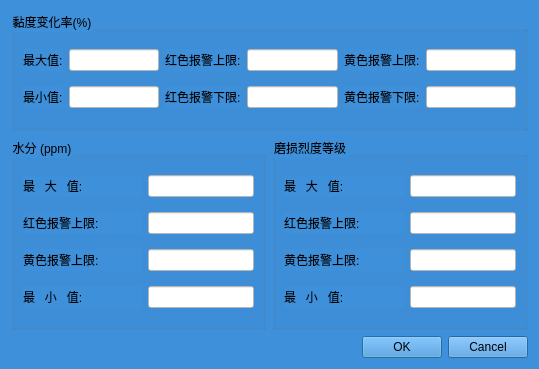
<?xml version="1.0" encoding="UTF-8"?>
<ui version="4.0">
 <class>warn</class>
 <widget class="QDialog" name="warn">
  <property name="geometry">
   <rect>
    <x>0</x>
    <y>0</y>
    <width>539</width>
    <height>369</height>
   </rect>
  </property>
  <property name="windowTitle">
   <string>Dialog</string>
  </property>
  <property name="styleSheet">
   <string notr="true">background-color: rgb(62, 144,218);</string>
  </property>
  <layout class="QGridLayout" name="gridLayout_2">
   <item row="1" column="0">
    <widget class="QGroupBox" name="groupBox_3">
     <property name="minimumSize">
      <size>
       <width>255</width>
       <height>0</height>
      </size>
     </property>
     <property name="title">
      <string>水分 (ppm)</string>
     </property>
     <layout class="QGridLayout" name="gridLayout_3">
      <item row="3" column="0">
       <widget class="QLabel" name="label_11">
        <property name="text">
         <string>黄色报警上限:</string>
        </property>
       </widget>
      </item>
      <item row="4" column="0">
       <widget class="QLabel" name="label_12">
        <property name="text">
         <string>最   小   值:</string>
        </property>
       </widget>
      </item>
      <item row="3" column="1">
       <widget class="QLineEdit" name="lineEdit_water">
        <property name="maximumSize">
         <size>
          <width>106</width>
          <height>16777215</height>
         </size>
        </property>
        <property name="styleSheet">
         <string notr="true">background-color: rgb(255, 255, 255);</string>
        </property>
        <property name="text">
         <string/>
        </property>
       </widget>
      </item>
      <item row="0" column="0">
       <widget class="QLabel" name="label_10">
        <property name="text">
         <string>最   大   值:</string>
        </property>
       </widget>
      </item>
      <item row="0" column="1">
       <widget class="QLineEdit" name="lineEdit_watermax">
        <property name="maximumSize">
         <size>
          <width>106</width>
          <height>16777215</height>
         </size>
        </property>
        <property name="styleSheet">
         <string notr="true">background-color: rgb(255, 255, 255);</string>
        </property>
        <property name="text">
         <string/>
        </property>
       </widget>
      </item>
      <item row="4" column="1">
       <widget class="QLineEdit" name="lineEdit_watermin">
        <property name="maximumSize">
         <size>
          <width>106</width>
          <height>16777215</height>
         </size>
        </property>
        <property name="styleSheet">
         <string notr="true">background-color: rgb(255, 255, 255);</string>
        </property>
        <property name="text">
         <string/>
        </property>
       </widget>
      </item>
      <item row="1" column="1">
       <widget class="QLineEdit" name="lineEdit_water_s">
        <property name="maximumSize">
         <size>
          <width>106</width>
          <height>16777215</height>
         </size>
        </property>
        <property name="styleSheet">
         <string notr="true">background-color: rgb(255, 255, 255);</string>
        </property>
        <property name="text">
         <string/>
        </property>
       </widget>
      </item>
      <item row="1" column="0">
       <widget class="QLabel" name="label_9">
        <property name="text">
         <string>红色报警上限:</string>
        </property>
       </widget>
      </item>
     </layout>
    </widget>
   </item>
   <item row="0" column="0" colspan="2">
    <widget class="QGroupBox" name="groupBox">
     <property name="maximumSize">
      <size>
       <width>16777215</width>
       <height>120</height>
      </size>
     </property>
     <property name="title">
      <string>黏度变化率(%)</string>
     </property>
     <layout class="QGridLayout" name="gridLayout">
      <item row="0" column="2">
       <widget class="QLabel" name="label">
        <property name="text">
         <string>红色报警上限:</string>
        </property>
       </widget>
      </item>
      <item row="1" column="5">
       <widget class="QLineEdit" name="lineEdit_vis_down">
        <property name="styleSheet">
         <string notr="true">background-color: rgb(255, 255, 255);</string>
        </property>
        <property name="text">
         <string/>
        </property>
       </widget>
      </item>
      <item row="1" column="2">
       <widget class="QLabel" name="label_3">
        <property name="text">
         <string>红色报警下限:</string>
        </property>
       </widget>
      </item>
      <item row="0" column="5">
       <widget class="QLineEdit" name="lineEdit_vis_up">
        <property name="styleSheet">
         <string notr="true">background-color: rgb(255, 255, 255);</string>
        </property>
        <property name="text">
         <string/>
        </property>
       </widget>
      </item>
      <item row="1" column="4">
       <widget class="QLabel" name="label_4">
        <property name="text">
         <string>黄色报警下限:</string>
        </property>
       </widget>
      </item>
      <item row="1" column="3">
       <widget class="QLineEdit" name="lineEdit_vis_sdown">
        <property name="styleSheet">
         <string notr="true">background-color: rgb(255, 255, 255);</string>
        </property>
        <property name="text">
         <string/>
        </property>
       </widget>
      </item>
      <item row="0" column="0">
       <widget class="QLabel" name="label_17">
        <property name="text">
         <string>最大值:</string>
        </property>
       </widget>
      </item>
      <item row="0" column="4">
       <widget class="QLabel" name="label_2">
        <property name="text">
         <string>黄色报警上限:</string>
        </property>
       </widget>
      </item>
      <item row="0" column="3">
       <widget class="QLineEdit" name="lineEdit_vis_sup">
        <property name="styleSheet">
         <string notr="true">background-color: rgb(255, 255, 255);</string>
        </property>
        <property name="text">
         <string/>
        </property>
        <property name="placeholderText">
         <string/>
        </property>
       </widget>
      </item>
      <item row="0" column="1">
       <widget class="QLineEdit" name="lineEdit_vismax">
        <property name="styleSheet">
         <string notr="true">background-color: rgb(255, 255, 255);</string>
        </property>
        <property name="text">
         <string/>
        </property>
       </widget>
      </item>
      <item row="1" column="0">
       <widget class="QLabel" name="label_18">
        <property name="text">
         <string>最小值:</string>
        </property>
       </widget>
      </item>
      <item row="1" column="1">
       <widget class="QLineEdit" name="lineEdit_vismin">
        <property name="styleSheet">
         <string notr="true">background-color: rgb(255, 255, 255);</string>
        </property>
        <property name="text">
         <string/>
        </property>
       </widget>
      </item>
     </layout>
    </widget>
   </item>
   <item row="1" column="1">
    <widget class="QGroupBox" name="groupBox_4">
     <property name="minimumSize">
      <size>
       <width>255</width>
       <height>0</height>
      </size>
     </property>
     <property name="title">
      <string>磨损烈度等级</string>
     </property>
     <layout class="QGridLayout" name="gridLayout_4">
      <item row="6" column="0">
       <widget class="QLabel" name="label_16">
        <property name="text">
         <string>最   小   值:</string>
        </property>
       </widget>
      </item>
      <item row="0" column="0">
       <widget class="QLabel" name="label_14">
        <property name="text">
         <string>最   大   值:</string>
        </property>
       </widget>
      </item>
      <item row="4" column="0">
       <widget class="QLabel" name="label_15">
        <property name="text">
         <string>黄色报警上限:</string>
        </property>
       </widget>
      </item>
      <item row="4" column="1">
       <widget class="QLineEdit" name="lineEdit_Num_grade">
        <property name="maximumSize">
         <size>
          <width>106</width>
          <height>16777215</height>
         </size>
        </property>
        <property name="styleSheet">
         <string notr="true">background-color: rgb(255, 255, 255);</string>
        </property>
        <property name="text">
         <string/>
        </property>
       </widget>
      </item>
      <item row="1" column="0">
       <widget class="QLabel" name="label_13">
        <property name="text">
         <string>红色报警上限:</string>
        </property>
       </widget>
      </item>
      <item row="1" column="1">
       <widget class="QLineEdit" name="lineEdit_Num_grade_s">
        <property name="maximumSize">
         <size>
          <width>106</width>
          <height>16777215</height>
         </size>
        </property>
        <property name="styleSheet">
         <string notr="true">background-color: rgb(255, 255, 255);</string>
        </property>
        <property name="text">
         <string/>
        </property>
       </widget>
      </item>
      <item row="6" column="1">
       <widget class="QLineEdit" name="lineEdit_Num_grade_min">
        <property name="maximumSize">
         <size>
          <width>106</width>
          <height>16777215</height>
         </size>
        </property>
        <property name="styleSheet">
         <string notr="true">background-color: rgb(255, 255, 255);</string>
        </property>
        <property name="text">
         <string/>
        </property>
       </widget>
      </item>
      <item row="0" column="1">
       <widget class="QLineEdit" name="lineEdit_Num_grade_max">
        <property name="maximumSize">
         <size>
          <width>106</width>
          <height>16777215</height>
         </size>
        </property>
        <property name="styleSheet">
         <string notr="true">background-color: rgb(255, 255, 255);</string>
        </property>
        <property name="text">
         <string/>
        </property>
       </widget>
      </item>
     </layout>
    </widget>
   </item>
   <item row="2" column="0" colspan="2">
    <widget class="QDialogButtonBox" name="buttonBox">
     <property name="minimumSize">
      <size>
       <width>280</width>
       <height>20</height>
      </size>
     </property>
     <property name="cursor">
      <cursorShape>PointingHandCursor</cursorShape>
     </property>
     <property name="styleSheet">
      <string notr="true"/>
     </property>
     <property name="orientation">
      <enum>Qt::Horizontal</enum>
     </property>
     <property name="standardButtons">
      <set>QDialogButtonBox::Cancel|QDialogButtonBox::Ok</set>
     </property>
    </widget>
   </item>
  </layout>
 </widget>
 <resources/>
 <connections>
  <connection>
   <sender>buttonBox</sender>
   <signal>accepted()</signal>
   <receiver>warn</receiver>
   <slot>accept()</slot>
   <hints>
    <hint type="sourcelabel">
     <x>248</x>
     <y>254</y>
    </hint>
    <hint type="destinationlabel">
     <x>157</x>
     <y>274</y>
    </hint>
   </hints>
  </connection>
  <connection>
   <sender>buttonBox</sender>
   <signal>rejected()</signal>
   <receiver>warn</receiver>
   <slot>reject()</slot>
   <hints>
    <hint type="sourcelabel">
     <x>316</x>
     <y>260</y>
    </hint>
    <hint type="destinationlabel">
     <x>286</x>
     <y>274</y>
    </hint>
   </hints>
  </connection>
 </connections>
</ui>
